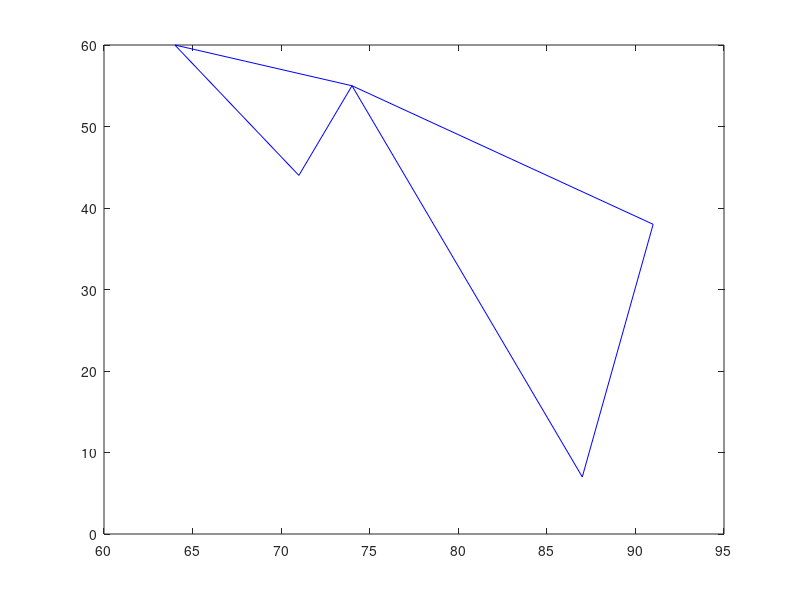

Here is the MATLAB script that generated this plot:
clc
clear all;
combin=fullfact([2 2 2 2 2 2 ])-1;%生成所有的组合可能
v=[20,14,16,16,25,9];%各个点的货物量
c=zeros(length(combin),7);
%第7个点是配送中心
x=[87,91,83,71,64,68,74];
y=[7,38,46,44,60,58,55];
distance=zeros(7,7);
for i=1:7
    distance(i,:)=sqrt((x-x(i)).^2+(y-y(i)).^2);
end
for i=1:64
    q=find(combin(i,:));
    for j=1:64
        qq=find(combin(j,:)==0);
        if length(qq)==length(q)
            if qq==q
               c(i,1)=i;
               c(i,2)=j;
            end
        else
            continue
        end
    end
end%找到对应的安排方案（比如一辆车是123，另一辆车对应是456，删去重复的456，123）
for i=1:64%64是组合可能数
    for j=1:64
        if c(i,1)==c(i,2)+1
            a=i;
        end
    end
end
c=c(a:length(c),:);
bb=[];
dd=[];
for i=1:64
    sum=0;
    for j=1:6
        sum=sum+combin(i,j)*v(j);
    end
    b=find(c(:,2)==i);
    c(b,3)=sum;
    sum1=0;
    for j=1:6
        sum1=sum1+combin(c(b,1),j)*v(j);
    end
    c(b,4)=sum1;
    if sum<=60 & sum1<=60%60是车容量限制
       s=c(b,:);
       bb=[bb;s];
    end
end%此时已经找到了所有满足容量限制的点的集合,存储在bb中
for i=1:length(bb)
    ss=combin(bb(i,1),:);
    for j=1:6
        if ss(j)==1
            ss(j)=j;
        end
    end
    ss(find(ss==0))=[];
    all=perms(ss);
    all_dis=[];
    for j=1:length(all)
        pp=[7,all(j,:),7];
        dis=0;
        for k=1:length(pp)-1
            dis=dis+distance(pp(k),pp(k+1));
        end
        all_dis=[all_dis,dis];
    end
    min_dis=min(all_dis);
    bb(i,5)=min_dis;
    ss1=combin(bb(i,2),:);
    for j=1:6
        if ss1(j)==1
            ss1(j)=j;
        end
    end
    ss1(find(ss1==0))=[];
    al=perms(ss1);
    al_dis1=[];
    for j=1:length(al)
        pp1=[7,al(j,:),7];
        dis1=0;
        for k=1:length(pp1)-1
            dis1=dis1+distance(pp1(k),pp1(k+1));
        end
        al_dis1=[al_dis1,dis1];
    end
    min_dis1=min(al_dis1);
    bb(i,6)=min_dis1;
end
bb(:,7)=bb(:,5)+bb(:,6);
[value,index]=min(bb(:,7));
%第1辆车所行路程
path_long1=bb(index,5);
%第2辆车所行路程
path_long2=bb(index,6);
%%索引路程
%第一条
dianji1=combin(bb(index,1),:);
for i=1:length(dianji1)
    if dianji1(i)==1
        dianji1(i)=i;
    end
end
dianji1(find(dianji1==0))=[];
all_dianji1=perms(dianji1);
for i=1:length(all_dianji1)
    tt=[7,all_dianji1(i,:),7];
    dis=0;
    for k=1:length(tt)-1
        dis=dis+distance(tt(k),tt(k+1));
    end
    if dis==path_long1
        path1=tt;
        break
    end
end
%第二条
dianji2=combin(bb(index,2),:);
for i=1:length(dianji2)
    if dianji2(i)==1
        dianji2(i)=i;
    end
end
dianji2(find(dianji2==0))=[];
all_dianji2=perms(dianji2);
for i=1:length(all_dianji2)
    tt=[7,all_dianji2(i,:),7];
    dis1=0;
    for k=1:length(tt)-1
        dis1=dis1+distance(tt(k),tt(k+1));
    end
    if dis1==path_long2
        path2=tt;
        break
    end
end
disp(['第1辆车行驶路径：',num2str(path1),' ','路程长：',num2str(path_long1)])
disp(['载重为：',num2str(bb(index,3))])
disp(['第2辆车行驶路径：',num2str(path2),' ','路程长：',num2str(path_long2)])
disp(['载重为：',num2str(bb(index,4))])
p=[path1,path2];
x1=[];
y1=[];
for i=1:length(p)
    x1=[x1,x(p(i))];
    y1=[y1,y(p(i))];
end
plot(x1,y1,'b-')
%%补充：bb或者cc中7列分别是第1辆车在combin中对应的索引，第2辆车在combin中对应的索引，第1辆车装载总重，
%%第2辆车装载总重，第1辆车行驶距离，第2辆车行驶距离，两辆车行驶总距离